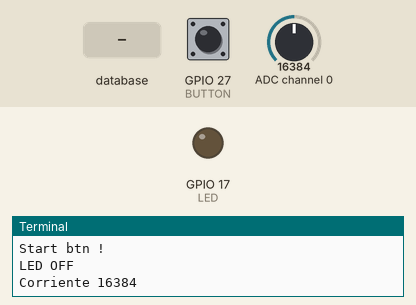
Bench run of a program on a simulated Raspberry Pi (BCM pin numbers). On the bench: output pins drawn as LEDs (lit = HIGH), the last lines printed to the terminal. The inputs (shaded band) are chosen by the test bench; at power-on: GPIO 27 (BUTTON) HIGH, ADC channel 0 = 16384 (analog values on the 0–32767 scale). Each call to the cloud database takes 0.3 s, and an entry nobody has set reads as its off value or as empty; threads take turns every 2 ms.

Above: at 1.5 s.
1.6 s: database entry "luz_sala" set to "1"
At 2.7 s:
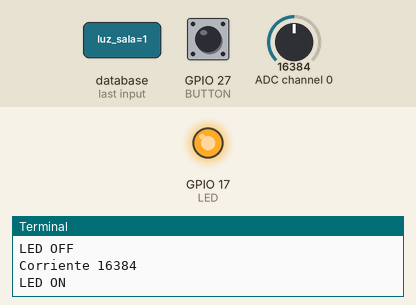
4.9 s: database entry "luz_sala" set to "0"
At 6.5 s:
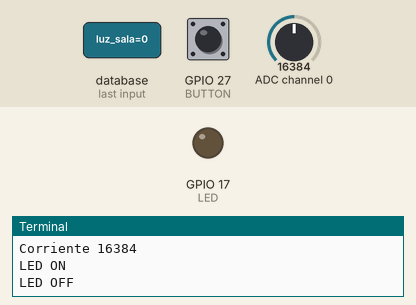
Timing chart, 0 to 8.0 s (numbered marks = the images above; inputs shaded):
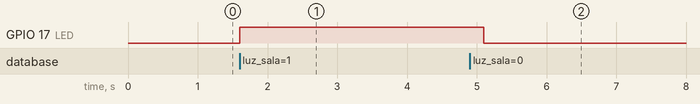

The program:

main.py
```python
import sys
from time import sleep
import signal
from gpiozero import LED, Button
from threading import Thread
import firebase_admin
from firebase_admin import credentials
from firebase_admin import db
from ADC import Adc

LED = LED(17)
BUTTON = Button(27)

PAHT_CRED = '/home/pi/Desktop/HolaMundo/cred.json'
URL_DB = 'https://iotrasp-7a9ff.firebaseio.com/'
REF_HOME = 'home'
REF_LUCES = 'luces'
REF_BOTONES = 'botones'
REF_LUZ_SALA = 'luz_sala'
REF_PULSADOR_A = 'pulsador_a'
REF_SANALOGA = 's_analoga'
REF_CORRIENTE = 'corriente'

class IOT():

    def __init__(self):
        cred = credentials.Certificate(PAHT_CRED)
        firebase_admin.initialize_app(cred, {
            'databaseURL': URL_DB
        })

        self.refHome = db.reference(REF_HOME)

        self.estructuraInicialDB() # solo ejecutar la primera vez

        self.refLuces = self.refHome.child(REF_LUCES)
        self.refLuzSala = self.refLuces.child(REF_LUZ_SALA)

        self.refBotones = self.refHome.child(REF_BOTONES)
        self.refPulsadorA = self.refBotones.child(REF_PULSADOR_A)
        self.val = 15
        self.refAnaloga = self.refHome.child('s_analoga')
        self.refCorriente = self.refAnaloga.child('corriente')

        self.adc = Adc()

    def estructuraInicialDB(self):
        self.refHome.set({
            'luces': {
                'luz_sala':True,
                'luz_cocina':True
            },
            'botones':{
                'pulsador_a':True,
                'pulsador_b':True
            },
            's_analoga':{
                'corriente':0
            }
        })

    def ledControlGPIO(self, estado):
        if estado:
            LED.on()
            print('LED ON')
        else:
            LED.off()
            print('LED OFF')

    def lucesStart(self):

        E, i = [], 0

        estado_anterior = self.refLuzSala.get()
        self.ledControlGPIO(estado_anterior)

        E.append(estado_anterior)

        while True:
          estado_actual = self.refLuzSala.get()
          E.append(estado_actual)

          if E[i] != E[-1]:
              self.ledControlGPIO(estado_actual)

          del E[0]
          i = i + i
          sleep(0.4)

    def pulsador_on(self):
        print('Pulsador On')
        self.refPulsadorA.set(True)

    def pulsador_off(self):
        print('Pulsador Off')
        self.refPulsadorA.set(False)

    def botonesStart(self):
        print('Start btn !')
        BUTTON.when_pressed = self.pulsador_on
        BUTTON.when_released = self.pulsador_off

    def corrienteAC(self):
        while True:

            self.adc.read();

            if self.adc.cambio:
                print('Corriente ' + str(self.adc.corriente) )
                self.refCorriente.set(self.adc.corriente)


print ('START !')
iot = IOT()

subproceso_led = Thread(target=iot.lucesStart)
subproceso_led.daemon = True
subproceso_led.start()

subproceso_btn = Thread(target=iot.botonesStart)
subproceso_btn.daemon = True
subproceso_btn.start()

subproceso_cor = Thread(target=iot.corrienteAC)
subproceso_cor.daemon = True
subproceso_cor.start()

signal.pause()
```

ADC.py
```python
import Adafruit_ADS1x15
from threading import Thread
import time


class Adc ():

    def __init__(self):
        self.corriente = 0
        self.prev_val = 0
        self.error = 100
        self.cambio = False
        self.adc = Adafruit_ADS1x15.ADS1115()
        self.GAIN = 1

        #self.hilo = Thread(target=self.read)
        #self.hilo.daemon = True
        #self.hilo.start()

    def read(self):
        self.corriente = self.adc.read_adc(0,gain=self.GAIN)

        if self.corriente > (self.prev_val - self.error) and self.corriente < (self.prev_val + self.error):
            self.cambio = False
        else:
            #print("Cambio")
            self.prev_val = self.corriente
            self.cambio = True
        time.sleep(.5)
        #print(self.corriente)


if __name__=='__main__':
    adc = Adc()


    
```

Measured:
- after the input at 1.6 s, GPIO 17 (LED): LOW → HIGH at once
- after the input at 4.9 s, GPIO 17 (LED): HIGH → LOW after 0.20 s
